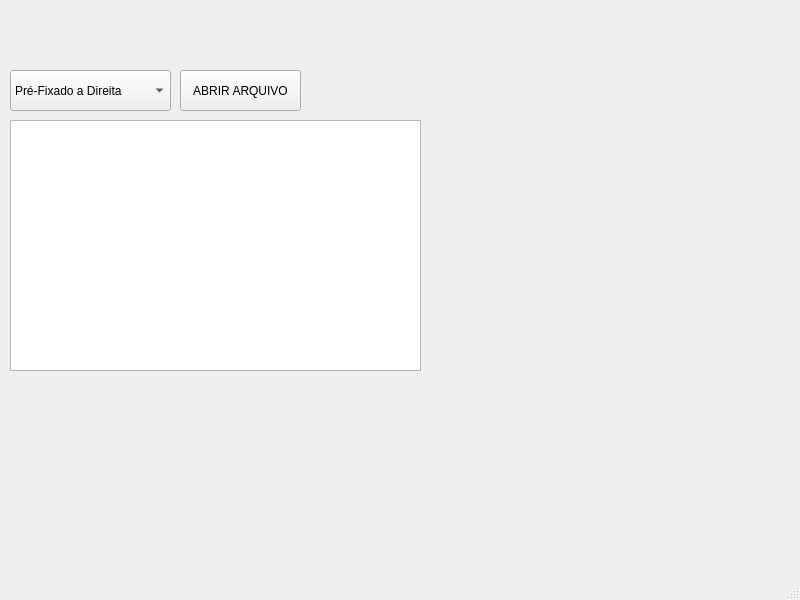
<?xml version="1.0" encoding="UTF-8"?>
<ui version="4.0">
 <class>MainWindow</class>
 <widget class="QMainWindow" name="MainWindow">
  <property name="geometry">
   <rect>
    <x>0</x>
    <y>0</y>
    <width>800</width>
    <height>600</height>
   </rect>
  </property>
  <property name="windowTitle">
   <string>MainWindow</string>
  </property>
  <widget class="QWidget" name="centralwidget">
   <widget class="QPushButton" name="pushButton_AbrirArquivo">
    <property name="geometry">
     <rect>
      <x>180</x>
      <y>70</y>
      <width>121</width>
      <height>41</height>
     </rect>
    </property>
    <property name="text">
     <string>ABRIR ARQUIVO</string>
    </property>
   </widget>
   <widget class="QTextEdit" name="textEdit_Arquivo">
    <property name="geometry">
     <rect>
      <x>10</x>
      <y>120</y>
      <width>411</width>
      <height>251</height>
     </rect>
    </property>
   </widget>
   <widget class="QComboBox" name="comboBox">
    <property name="geometry">
     <rect>
      <x>10</x>
      <y>70</y>
      <width>161</width>
      <height>41</height>
     </rect>
    </property>
    <item>
     <property name="text">
      <string>Pré-Fixado a Direita</string>
     </property>
    </item>
    <item>
     <property name="text">
      <string>Pré-Fixado a Esquerda</string>
     </property>
    </item>
    <item>
     <property name="text">
      <string>Central a Esquerda</string>
     </property>
    </item>
    <item>
     <property name="text">
      <string>Pós-Fixado a Esquerda</string>
     </property>
    </item>
    <item>
     <property name="text">
      <string>Pós-Fixado a Direita</string>
     </property>
    </item>
    <item>
     <property name="text">
      <string>Central a Direita</string>
     </property>
    </item>
   </widget>
  </widget>
  <widget class="QMenuBar" name="menubar">
   <property name="geometry">
    <rect>
     <x>0</x>
     <y>0</y>
     <width>800</width>
     <height>20</height>
    </rect>
   </property>
  </widget>
  <widget class="QStatusBar" name="statusbar"/>
 </widget>
 <resources/>
 <connections/>
</ui>
